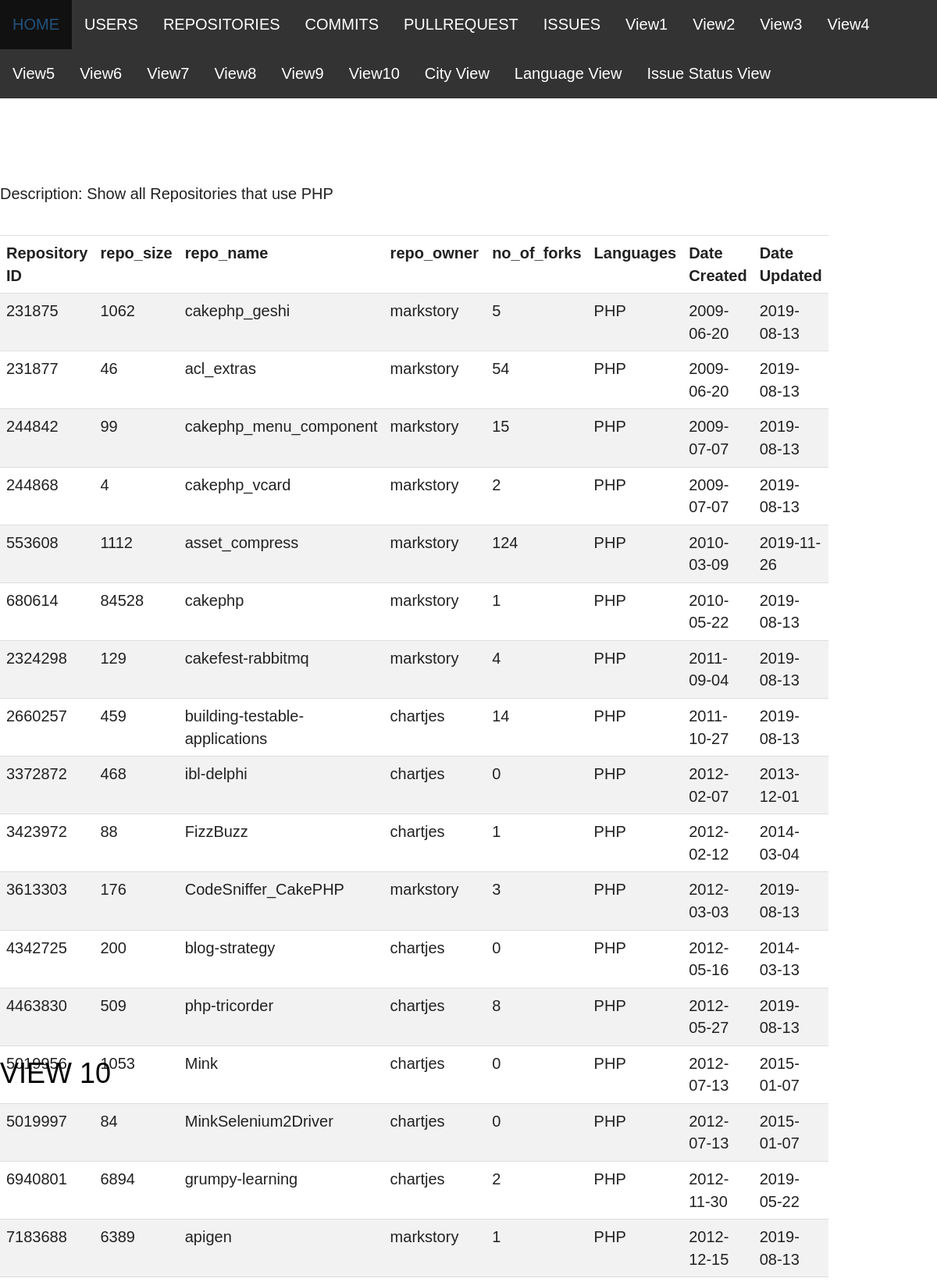
The page /frontendGitHub/View10.php (upper part) on the database its author committed.
### tables this page shows
CREATE TABLE `repositories` (
  `repositoryID` int(10) NOT NULL,
  `repo_size` int(11) DEFAULT NULL,
  `repo_name` varchar(45) NOT NULL,
  `repo_owner` varchar(45) NOT NULL,
  `no_of_forks` int(11) DEFAULT NULL,
  `languages` varchar(45) DEFAULT NULL,
  `date_created` date DEFAULT NULL,
  `date_updated` date DEFAULT NULL,
  PRIMARY KEY (`repositoryID`),
  KEY `user_login_idx` (`repo_owner`)
);

### frontendGitHub/View10.php (the view, shortened to what this page needs)
<?php
$host="127.0.0.1";
$port=3307;
$socket="";
$user="root";
$password="";
$dbname="Project2";
$con = new mysqli($host, $user, $password, $dbname, $port, $socket)
	or die ('Could not connect to the database server' . mysqli_connect_error());
?>
<!DOCTYPE html>
<html lang="en">
<head>
</head>
<body>
<ul>
  <li><a class="active" href="GITHUB_API.html">HOME</a></li>
  <li><a href="users.php">USERS</a></li>
  <li><a href="REPOSITORIES.php">REPOSITORIES</a></li>
  <li><a href="COMMITS.php">COMMITS</a></li>
  <li><a href="PULLREQUEST.php">PULLREQUEST</a></li>
  <li><a href="ISSUES.php">ISSUES</a></li>
  <li><a href="View1.php">View1</a></li>
  <li><a href="View2.php">View2</a></li>
  <li><a href="View3.php">View3</a></li>
  <li><a href="View4.php">View4</a></li>
  <li><a href="View5.php">View5</a></li>
  <li><a href="View6.php">View6</a></li>
  <li><a href="View7.php">View7</a></li>
  <li><a href="View8.php">View8</a></li>
  <li><a href="View9.php">View9</a></li>
  <li><a href="View10.php">View10</a></li>
  <li><a href="CityView.php">City View</a></li>
  <li><a href="LanguageView.php">Language View</a></li>
  <li><a href="IssueStatusView.php">Issue Status View</a></li>
</ul>
<link href="css/bootstrap.min.css" rel="stylesheet">
<link href="css/bootstrap-theme.min.css" rel="stylesheet">
<link href="css/font-awesome.min.css" rel="stylesheet">
<link rel="stylesheet" href="css/themify-icons.css">
<link rel="stylesheet" href="css/animate.css">
<link rel="stylesheet" href="css/style.css">
<br>
<div>
    <h1 class="hero-text">VIEW 10</h1>
</div>
<br><br>
<p> Description: Show all Repositories that use PHP</p>
<br>
<table style="width:50%" class="table" id="dataTable" >
    <tr style="font-weight:bold"><td>Repository ID</td><td>repo_size</td><td>repo_name</td><td>repo_owner</td><td>no_of_forks</td><td>Languages</td><td>Date Created</td><td>Date Updated</td></tr>
    <?php
        $sql = "SELECT *
                FROM repositories
                WHERE languages = 'php';";
        $result = mysqli_query($con, $sql) or die("Bad Query: $sql");
        while ($row = mysqli_fetch_assoc($result)){
            echo "<tr><td>{$row['repositoryID']}</td><td>{$row['repo_size']}</td><td>{$row['repo_name']}</td><td>{$row['repo_owner']}</td><td>{$row['no_of_forks']}</td><td>{$row['languages']}</td><td>{$row['date_created']}</td><td>{$row['date_updated']}</td></tr>";
        }
    ?>
</table>
<br>
</body>
</html>

### frontendGitHub/css/style.css (style rules this page uses)
body { font-family: 'Montserrat'; font-weight: 300; font-size: 20px; line-height: 35px; color: #222; }
a, .btn, button { text-decoration: none; outline: none; transition: all 0.6s ease-in-out; }
p { margin: 0px; }
ul, h1, h2, h3, h4, h5, h6 { margin: 0; list-style: none; padding: 0; margin: 0px; }
body { overflow-x: hidden; }
.hero-text { text-align: center; position: absolute; top: 25%; transform: translateY(-50%); left: 50%; transform: translateX(-50%); z-index: 9999; }

### frontendGitHub/View10.php (style rules this page uses)
ul { list-style-type: none; margin: 0; padding: 0; overflow: hidden; background-color: #333; }
li { float: left; }
li a { display: block; color: white; text-align: center; padding: 14px 16px; text-decoration: none; }
table { border-collapse: collapse; width: 100%; }
th, td { text-align: left; padding: 8px; }
tr:nth-child(even) { background-color: #f2f2f2; }
h1.hero-text { color: black; text-align: left; width: 100% !important; }
body { font-family: Arial, Helvetica, sans-serif; font-size: 20px; }

### rows shown on the page
repositories: repositoryID "231875", repo_size "1062", repo_name "cakephp_geshi", repo_owner "markstory", no_of_forks "5", languages "PHP", date_created "2009-06-20", date_updated "2019-08-13"
repositories: repositoryID "231877", repo_size "46", repo_name "acl_extras", repo_owner "markstory", no_of_forks "54", languages "PHP", date_created "2009-06-20", date_updated "2019-08-13"
repositories: repositoryID "244842", repo_size "99", repo_name "cakephp_menu_component", repo_owner "markstory", no_of_forks "15", languages "PHP", date_created "2009-07-07", date_updated "2019-08-13"
repositories: repositoryID "244868", repo_size "4", repo_name "cakephp_vcard", repo_owner "markstory", no_of_forks "2", languages "PHP", date_created "2009-07-07", date_updated "2019-08-13"
repositories: repositoryID "553608", repo_size "1112", repo_name "asset_compress", repo_owner "markstory", no_of_forks "124", languages "PHP", date_created "2010-03-09", date_updated "2019-11-26"
repositories: repositoryID "680614", repo_size "84528", repo_name "cakephp", repo_owner "markstory", no_of_forks "1", languages "PHP", date_created "2010-05-22", date_updated "2019-08-13"
repositories: repositoryID "2324298", repo_size "129", repo_name "cakefest-rabbitmq", repo_owner "markstory", no_of_forks "4", languages "PHP", date_created "2011-09-04", date_updated "2019-08-13"
repositories: repositoryID "2660257", repo_size "459", repo_name "building-testable-applications", repo_owner "chartjes", no_of_forks "14", languages "PHP", date_created "2011-10-27", date_updated "2019-08-13"
repositories: repositoryID "3372872", repo_size "468", repo_name "ibl-delphi", repo_owner "chartjes", no_of_forks "0", languages "PHP", date_created "2012-02-07", date_updated "2013-12-01"
repositories: repositoryID "3423972", repo_size "88", repo_name "FizzBuzz", repo_owner "chartjes", no_of_forks "1", languages "PHP", date_created "2012-02-12", date_updated "2014-03-04"
repositories: repositoryID "3613303", repo_size "176", repo_name "CodeSniffer_CakePHP", repo_owner "markstory", no_of_forks "3", languages "PHP", date_created "2012-03-03", date_updated "2019-08-13"
repositories: repositoryID "4342725", repo_size "200", repo_name "blog-strategy", repo_owner "chartjes", no_of_forks "0", languages "PHP", date_created "2012-05-16", date_updated "2014-03-13"
repositories: repositoryID "4463830", repo_size "509", repo_name "php-tricorder", repo_owner "chartjes", no_of_forks "8", languages "PHP", date_created "2012-05-27", date_updated "2019-08-13"
repositories: repositoryID "5019956", repo_size "1053", repo_name "Mink", repo_owner "chartjes", no_of_forks "0", languages "PHP", date_created "2012-07-13", date_updated "2015-01-07"
repositories: repositoryID "5019997", repo_size "84", repo_name "MinkSelenium2Driver", repo_owner "chartjes", no_of_forks "0", languages "PHP", date_created "2012-07-13", date_updated "2015-01-07"
repositories: repositoryID "6940801", repo_size "6894", repo_name "grumpy-learning", repo_owner "chartjes", no_of_forks "2", languages "PHP", date_created "2012-11-30", date_updated "2019-05-22"
repositories: repositoryID "7183688", repo_size "6389", repo_name "apigen", repo_owner "markstory", no_of_forks "1", languages "PHP", date_created "2012-12-15", date_updated "2019-08-13"
